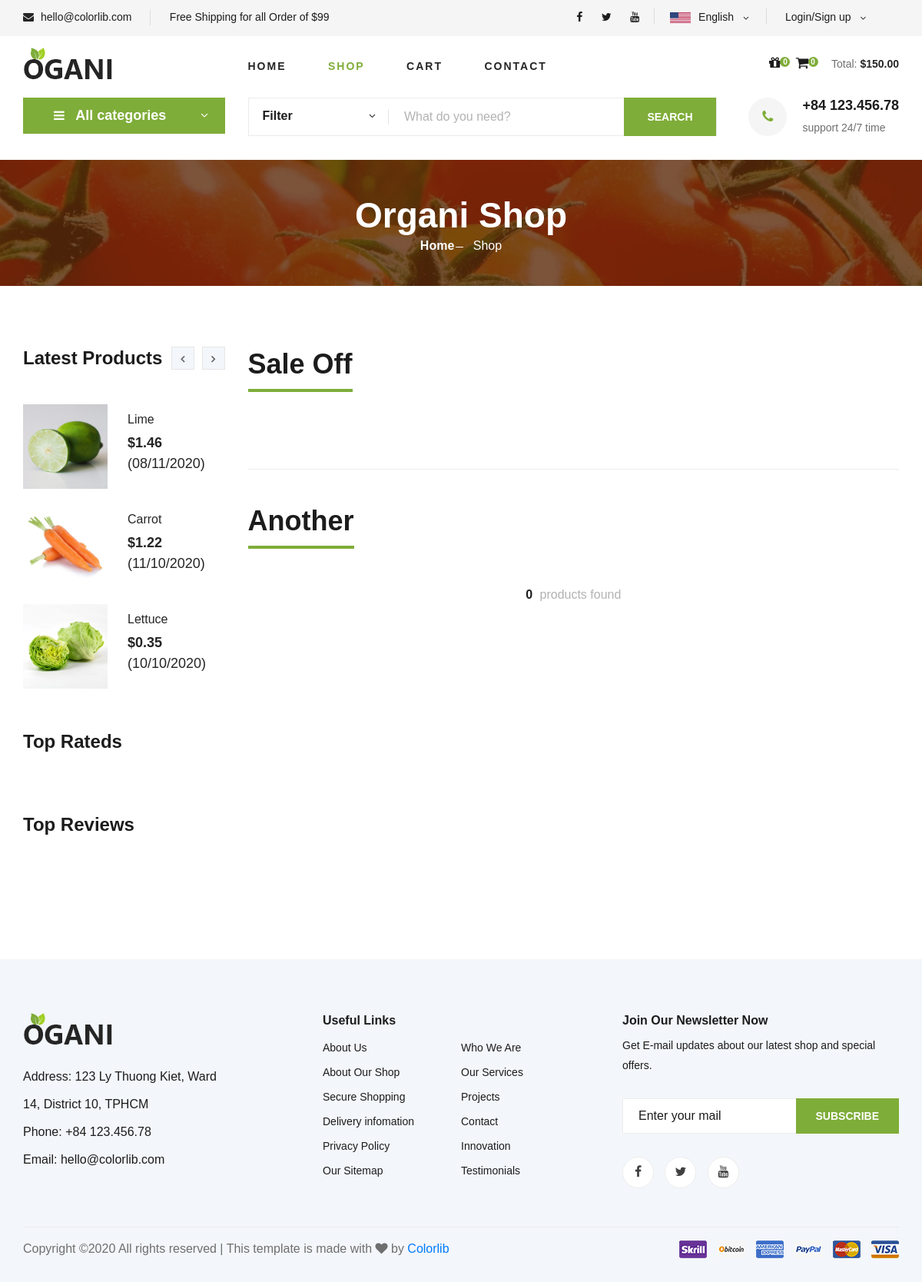
Page /shop/category/another on the committed database.
### tables this page shows
CREATE TABLE `item` (
  `id_item` varchar(100) NOT NULL,
  `name_item` varchar(100) NOT NULL,
  `avatar_item` varchar(500) NOT NULL,
  `detail_item_1` varchar(500) DEFAULT NULL,
  `detail_item_2` varchar(500) DEFAULT NULL,
  `detail_item_3` varchar(500) DEFAULT NULL,
  `description_item` varchar(500) DEFAULT NULL,
  `price_item` float NOT NULL DEFAULT 0,
  `availability_item` tinyint(1) NOT NULL DEFAULT 1,
  `weight_item` float NOT NULL DEFAULT 0,
  `sale_off_item` float NOT NULL DEFAULT 0,
  `featured` tinyint(1) NOT NULL DEFAULT 0,
  `best_seller_item` tinyint(1) NOT NULL DEFAULT 0,
  `date_created_item` datetime DEFAULT NULL,
  `latest_date_updated_item` datetime DEFAULT NULL,
  `category_item` varchar(100) DEFAULT NULL
);

### mvc/core/Controller.php (called while the page is built, shortened)
<?php
class Controller{
    final public function view($view, $data = []){
        require_once "./mvc/views/".$view.".php";
    }
}
?>

### mvc/controllers/Shop.php (called while the page is built, shortened)
<?php
class Shop extends Controller{
    protected $item_object;
    protected $category_object;
    final public function __construct(){
        $this->item_object = $this->model("Item");
        $this->category_object = $this->model("Category");
    }
    public function category($category, $page_no = 0){
        $this->view("Master1", array(
            "page"=>"shop",
            "category"=>$category,
            "name_category"=>$this->item_object->get_name_category($category),
            "item_list"=>$this->item_object->get_items_from_category_per_page($category),
            "category_list"=>$this->category_object->get_all_categories(),
            "latest_item_list"=>$this->item_object->get_latest_items(),
            "num_items"=>$this->item_object->get_num_category_items($category),
            "num_pages"=>$this->item_object->get_num_category_pages($category),
            "page_no"=>$this->item_object->get_page_no()
        ));
    }
}
?>

### mvc/core/App.php (called while the page is built, shortened)
<?php
class App{
    protected $action = "Action";
    final public function __construct(){
        $arr = $this->url_process();
        if(isset($arr[0])){
            if(file_exists("./mvc/controllers/".$arr[0].".php")){
                unset($arr[0]);
            }
        }
        $this->controller = new $this->controller();
        if(isset($arr[1])){
            if(method_exists($this->controller, $arr[1])){
                $this->action = $arr[1];
            }
            unset($arr[1]);
        }
        $this->params = $arr?array_values($arr):[];
        call_user_func_array([$this->controller, $this->action], $this->params);
    }
    final public function url_process(){
        if (isset($_GET["url"])){
            return explode("/", trim($_GET["url"]));
        }
    }
}
?>

### index.php (called while the page is built, shortened)
<?php
$app = new App();
?>

### mvc/core/Database.php (called while the page is built, shortened)
<?php
class Database{
    protected $servername = "localhost";
    protected $username = "root";
    protected $password = "";
    final public function __construct(){
        $this->conn = mysqli_connect($this->servername, $this->username, $this->password);
    }
}
?>

### mvc/models/Item.php (called while the page is built, shortened)
<?php
class Item extends Database{
    public function get_latest_items(){
        $sql = "SELECT item.*, category.name_category".
        " FROM item LEFT JOIN category ON item.category_item=category.id_category".
        " ORDER BY date_created_item DESC LIMIT 6;";
        $array_result = array();
        $sql_result = mysqli_query($this->conn, $sql);
        if($sql_result){
            while($row = mysqli_fetch_assoc($sql_result)){
                $array_result[] = $row;
            }
        }
        return json_encode($array_result);
    }
}
?>

### mvc/views/pages/shop.php (the view, shortened to what this page needs)
<section class="breadcrumb-section set-bg" data-setbg="/tmdt_201/public/master1/images/breadcrumb.jpg">
    <div class="container">
        <div class="row">
            <div class="col-lg-12 text-center">
                <div class="breadcrumb__text">
                    <h2>Organi Shop</h2>
                    <div class="breadcrumb__option">
                        <a href="http://localhost/tmdt_201/home">Home</a>
                        <span>Shop</span>
                    </div>
                </div>
            </div>
        </div>
    </div>
</section>
<section class="product spad">
    <div class="container">
        <div class="row">
            <div class="col-lg-3 col-md-5">
                <div class="sidebar">
                    <div class="sidebar__item">
                        <div class="latest-product__text">
                            <h4>Latest Products</h4>
                            <div class="latest-product__slider owl-carousel">
                                <?php $latest_item_list = json_decode($data["latest_item_list"]);
                                $size_list = count($latest_item_list);
                                for($row = 0; $row < $size_list; $row++){
                                    if($row % 3 == 0){
                                ?>
                                <div class="latest-prdouct__slider__item">
                                <?php }?>
                                    <a href="http://localhost/tmdt_201/shop/detail/<?php echo $latest_item_list[$row]->id_item;?>" class="latest-product__item">
                                        <div class="latest-product__item__pic">
                                            <img src="/tmdt_201/<?php echo $latest_item_list[$row]->avatar_item; ?>"
                                                alt="<?php echo $latest_item_list[$row]->id_item;?>" style="width: 110px; height: 110px;">
                                        </div>
                                        <div class="latest-product__item__text">
                                            <h6><?php echo $latest_item_list[$row]->name_item;?></h6>
                                            <span>$<?php echo number_format($latest_item_list[$row]->price_item, 2);?></span>
                                            <span style="font-weight: normal;"><?php echo date_format(date_create($latest_item_list[$row]->date_created_item), '\(d/m/Y\)');?></span>
                                        </div>
                                    </a>
                                <?php if($row % 3 == 2 || ($row == $size_list - 1 && $row % 3 < 2)){ ?>
                                </div>
                                <?php }}?>
                            </div>
                        </div>
                    </div>
                    <div class="sidebar__item">
                        <div class="latest-product__text">
                            <h4>Top Rateds</h4>
                        </div>
                    </div>
                    <div class="sidebar__item">
                        <div class="latest-product__text">
                            <h4>Top Reviews</h4>
                        </div>
                    </div>
                </div>
            </div>
            <div class="col-lg-9 col-md-7">
                <div class="product__discount">
                    <div class="section-title product__discount__title">
                        <h2>Sale Off</h2>
                    </div>
                </div>
                <div class="filter__item">
                    <div class="section-title product__discount__title">
                        <h2 id="scroll-pos">
                        <?php
                        if(!isset($data['name_category'])){
                            echo 'All of products';
                        }
                        else{
                            echo json_decode($data['name_category'])->name_category;
                        }
                        ?>
                        </h2>
                    </div>
                    <div class="row">
                        <div class="col-12">
                            <div class="filter__found">
                                <h6><span><?php echo json_decode($data['num_items']); ?></span> products found</h6>
                            </div>
                        </div>
                    </div>
                </div>
                <div class="product__pagination">
                </div>
            </div>
        </div>
    </div>
</section>

### public/master1/css/style.css (style rules this page uses)
html, body { height: 100%; font-family: "Cairo", sans-serif; -webkit-font-smoothing: antialiased; font-smoothing: antialiased; }
h1, h2, h3, h4, h5, h6 { margin: 0; color: #111111; font-weight: 400; font-family: "Cairo", sans-serif; }
h2 { font-size: 36px; }
h4 { font-size: 24px; }
h6 { font-size: 16px; }
img { max-width: 100%; }
.section-title { margin-bottom: 50px; text-align: center; }
.section-title h2 { color: #1c1c1c; font-weight: 700; position: relative; }
.section-title h2:after { position: absolute; left: 0; bottom: -15px; right: 0; height: 4px; width: 80px; background: #7fad39; content: ""; margin: 0 auto; }
.set-bg { background-repeat: no-repeat; background-size: cover; background-position: top center; }
.spad { padding-top: 100px; padding-bottom: 100px; }
.latest-product__text h4 { font-weight: 700; color: #1c1c1c; margin-bottom: 45px; }
.latest-product__item { margin-bottom: 20px; overflow: hidden; display: block; }
.latest-product__item__pic { float: left; margin-right: 26px; }
.latest-product__item__pic img { height: 110px; width: 110px; }
.latest-product__item__text { overflow: hidden; padding-top: 10px; }
.latest-product__item__text h6 { color: #252525; margin-bottom: 8px; }
.latest-product__item__text span { font-size: 18px; display: block; color: #252525; font-weight: 700; }
.breadcrumb-section { display: flex; align-items: center; padding: 45px 0 40px; }
.breadcrumb__text h2 { font-size: 46px; color: #ffffff; font-weight: 700; }
.breadcrumb__option a { display: inline-block; font-size: 16px; color: #ffffff; font-weight: 700; margin-right: 20px; position: relative; }
.breadcrumb__option a:after { position: absolute; right: -12px; top: 13px; height: 1px; width: 10px; background: #ffffff; content: ""; }
.breadcrumb__option span { display: inline-block; font-size: 16px; color: #ffffff; }
.sidebar__item { margin-bottom: 35px; }
.sidebar__item h4 { color: #1c1c1c; font-weight: 700; margin-bottom: 25px; }
.sidebar__item .latest-product__text { position: relative; }
.sidebar__item .latest-product__text h4 { margin-bottom: 45px; }
.product { padding-top: 80px; padding-bottom: 80px; }
.product__discount { padding-bottom: 50px; }
.product__discount__title { text-align: left; margin-bottom: 65px; }
.product__discount__title h2 { display: inline-block; }
.product__discount__title h2:after { margin: 0; width: 100%; }
.filter__item { padding-top: 45px; border-top: 1px solid #ebebeb; padding-bottom: 20px; }
.filter__found { text-align: center; margin-bottom: 15px; }
.filter__found h6 { font-size: 16px; color: #b2b2b2; }
.filter__found h6 span { color: #1c1c1c; font-weight: 700; margin-right: 5px; }
.product__pagination, .blog__pagination { padding-top: 10px; }
@media only screen and (min-width: 1200px) { .container { max-width: 1170px; } }

### rows in the picture
item: avatar_item+id_item (picture), name_item "Lime", price_item "1.46", date_created_item "(08/11/2020)"
item: avatar_item+id_item (picture), name_item "Carrot", price_item "1.22", date_created_item "(11/10/2020)"
item: avatar_item+id_item (picture), name_item "Lettuce", price_item "0.35", date_created_item "(10/10/2020)"

### other values in the picture
json_decode($data['name_category'])->name_category "Another"
json_decode($data['num_items']) "0"
